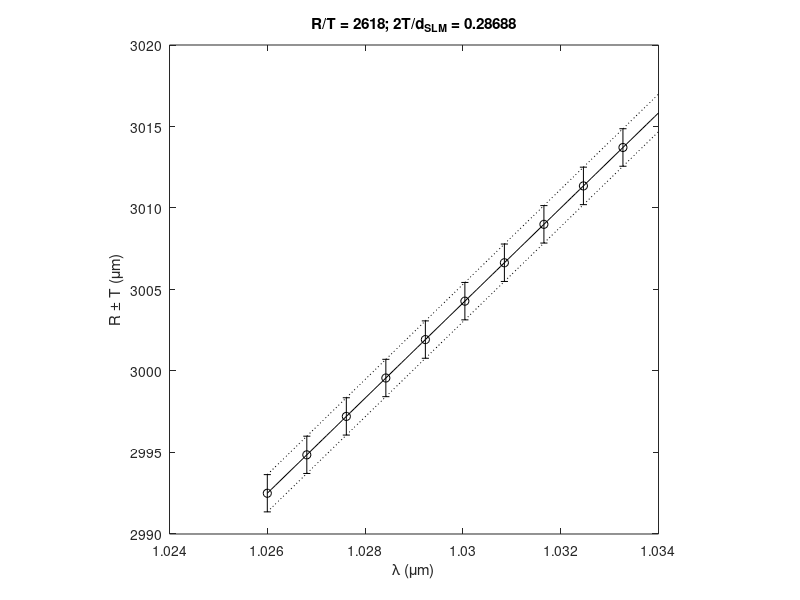

MATLAB code for this plot: (Note: this script raises an error after producing the figure.)
clear all
% close all

xaxistype = 0; %0 = lambda; 1 = freq

%% Parameters of original concept simulations/superK demo
% lambda = linspace(900,1200,1000)*1e-6; %[mm] wavelength)
% lambda_DG = 1064e-6; %[mm] central design wavelength
% theta_DG = 0.9/180*pi; %diffraction angle of first order for central design wavelength
% d_DG = lambda_DG/sin(theta_DG); %period of grating
% f1 = 20; %[mm] lens focal length
% w0 = 1; %[mm] beam waist

%% Parameters for Matlab testing scaled from OPA1
% lambda = linspace(545,695,1000)*1e-6; %[mm] wavelength)
% d_DG = 30e-3; %[mm] period of grating
% f1 = 25; %[mm] lens focal length
% w0 = 0.4; %[mm] beam waist

%% Parameters for INL axicon 1 and setup of July 2024 @VOXEL
% lambda = linspace(790,810,1000)*1e-6; %[mm] wavelength)
% d_DG = 10e-3; %[mm] period of grating
% f1 = 75; %[mm] lens focal length
% w0 = 2.5; %[mm] beam waistclear

%% Parameters for PHAROS
% lambda = linspace(1020,1040,1000)*1e-6; %[mm] wavelength)
% d_DG = 9e-3; %[mm] period of grating
% f1 = 50; %[mm] lens focal length
% w0 = 2.5; %[mm] beam waistclear

%% Parameters for Yb-laser pulse compressed with n2photonics
% % lambda = linspace(1010,1050,1000)*1e-6; %[mm] wavelength) 40 fs pulses
% lambda = linspace(1000,1060,1000)*1e-6; %[mm] wavelength) 25 fs pulses
% d_DG = 9e-3; %[mm] period of grating
% f1 = 50; %[mm] lens focal length
% w0 = 2.5; %[mm] beam waistclear

%% Good parameters for OPA3
% lambda = linspace(650,950,1000)*1e-6; %[mm] wavelength)
% d_DG = 40e-3; %[mm] period of grating
% f1 = 100; %[mm] lens focal length
% w0 = 3; %[mm] beam waist

%% TEST: Yb with axicon for IMPALA project
% lambda = linspace(1026,1034,100)*1e-6; %[mm] wavelength)
% d_DG = 10e-3; %[mm] period of grating
% f1 = 40; %[mm] lens focal length
% w0 = 5; %[mm] beam waistclear


%% Parameters of Ti:sapphire oscillator (80 MHz rep. rate)
% lambda = linspace(800,810,1000)*1e-6; %[mm] wavelength)
% d_DG = 3e-3; %[mm] period of grating
% f1 = 10; %[mm] lens focal length
% w0 = 15; %[mm] beam waist

%% Parameters of NOPA at Imperial College
% lambda = linspace(1250,1350,1000)*1e-6; %[mm] wavelength)
% d_DG = 26e-3; %[mm] period of grating
% f1 = 75; %[mm] lens focal length
% w0 = 5; %[mm] beam waist


%% Parameters of Yb at MP Lab
%option1
lambda = linspace(1026,1034,100)*1e-6; %[mm] wavelength)
d_DG = 12e-3; %[mm] period of grating
f1 = 35; %[mm] lens focal length
w0 = 10; %[mm] beam waist

%% Calculation

T_PVB = lambda*f1/(pi*w0); %thickness of perfect vortex beam (beam waist)
R_PVB = f1*lambda/d_DG; %radius of perfect vortex beam

switch xaxistype
    case 1 %freq
        xvec = 3e8./(lambda*1e-3)*1e-12;
    case 0 %lambda
        xvec = lambda*1e3;
end

figure
hold on
plot(xvec, R_PVB*1e3 + T_PVB*1e3,':k')
plot(xvec, R_PVB*1e3,'-k')
plot(xvec, R_PVB*1e3 - T_PVB*1e3,':k')
switch xaxistype
    case 1
        xlabel('f (THz)')
    case 0
        xlabel('\lambda (\mum)')
end
ylabel('R \pm T (\mum)')
axis square
box on
title(['R/T = ',num2str(round(mean(R_PVB./T_PVB))), '; 2T/d_{SLM} = ', num2str(2*mean(T_PVB)/8e-3)])


%Loop to find all wavelengths that are spatially separated as different PVBs

i = 1;
ind_lambdasep = i;
while i < length(lambda)
    [temp, ind] = min(abs(R_PVB(i)+T_PVB(i) - (R_PVB-T_PVB)));
    i = ind;
    if ind < length(lambda)
        ind_lambdasep = [ind_lambdasep, ind];
    end
end

lambda_sep = lambda(ind_lambdasep);
R_PVB_sep = R_PVB(ind_lambdasep);
T_PVB_sep = T_PVB(ind_lambdasep);

switch xaxistype
    case 1 %freq
        xvec2 = 3e8./(lambda_sep*1e-3)*1e-12;
    case 0 %lambda
        xvec2 = lambda_sep*1e3;
end

hold on
errorbar(xvec2, R_PVB_sep*1e3, T_PVB_sep*1e3,'ok','MarkerFaceColor','k')
switch xaxistype
    case 1
        xlabel('f (THz)')
    case 0
        xlabel('\lambda (\mum)')
end
ylabel('R \pm T (\mum)')
axis square
box on
title(['R/T = ',num2str(round(mean(R_PVB./T_PVB))), '; 2T/d_{SLM} = ', num2str(2*mean(T_PVB)/8e-3)])
set(gcf,'Position',[881.5714  612.4286  415.4286  344.0000])


%% Compute relation between grating period and focal legth at a given wavelength and diameter

% lambda1 = 620*1e-6; %[mm] reference wavelength
% f1 = 100; %[mm] reference lens focal length
% d_DG1 = 30e-3; %[mm] reference period of grating
% D1 = 2*f1*tan(asin(lambda1/d_DG1)); %[mm] reference diameter
% 
% d_DGlist = linspace(10,200,1000)*1e-3; %[mm] period of grating
% flist = D1/2./(tan(asin(lambda1./d_DGlist)));
% 
% figure
% plot(flist,d_DGlist*1e3)
% xlabel('Focal length (mm)')
% ylabel('Grating period (\mum)')
% axis square





